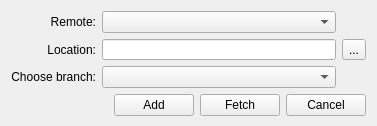
<?xml version="1.0" encoding="UTF-8"?>
<ui version="4.0">
 <class>Form</class>
 <widget class="QWidget" name="Form">
  <property name="geometry">
   <rect>
    <x>0</x>
    <y>0</y>
    <width>375</width>
    <height>126</height>
   </rect>
  </property>
  <property name="minimumSize">
   <size>
    <width>0</width>
    <height>126</height>
   </size>
  </property>
  <property name="maximumSize">
   <size>
    <width>16777215</width>
    <height>126</height>
   </size>
  </property>
  <property name="windowTitle">
   <string>Form</string>
  </property>
  <layout class="QGridLayout" name="gridLayout" columnstretch="0,0,10,0,0,0,0">
   <item row="0" column="0">
    <widget class="QLabel" name="remoteLabel">
     <property name="text">
      <string>Remote:</string>
     </property>
     <property name="alignment">
      <set>Qt::AlignRight|Qt::AlignTrailing|Qt::AlignVCenter</set>
     </property>
    </widget>
   </item>
   <item row="0" column="1" colspan="5">
    <widget class="QComboBox" name="remoteComboBox"/>
   </item>
   <item row="1" column="0">
    <widget class="QLabel" name="locationLabel">
     <property name="text">
      <string>Location:</string>
     </property>
     <property name="alignment">
      <set>Qt::AlignRight|Qt::AlignTrailing|Qt::AlignVCenter</set>
     </property>
    </widget>
   </item>
   <item row="1" column="1" colspan="5">
    <widget class="QLineEdit" name="locationLineEdit"/>
   </item>
   <item row="1" column="6">
    <widget class="QToolButton" name="locationDialogButton">
     <property name="text">
      <string>...</string>
     </property>
    </widget>
   </item>
   <item row="2" column="0">
    <widget class="QLabel" name="branchLabel">
     <property name="text">
      <string>Choose branch:</string>
     </property>
     <property name="alignment">
      <set>Qt::AlignRight|Qt::AlignTrailing|Qt::AlignVCenter</set>
     </property>
    </widget>
   </item>
   <item row="2" column="1" colspan="5">
    <widget class="QComboBox" name="branchComboBox"/>
   </item>
   <item row="4" column="3">
    <widget class="QPushButton" name="addButton">
     <property name="text">
      <string>Add</string>
     </property>
    </widget>
   </item>
   <item row="4" column="5" colspan="2">
    <widget class="QPushButton" name="cancelButton">
     <property name="text">
      <string>Cancel</string>
     </property>
    </widget>
   </item>
   <item row="4" column="0" colspan="3">
    <spacer name="horizontalSpacer_3">
     <property name="orientation">
      <enum>Qt::Horizontal</enum>
     </property>
     <property name="sizeHint" stdset="0">
      <size>
       <width>40</width>
       <height>20</height>
      </size>
     </property>
    </spacer>
   </item>
   <item row="3" column="5">
    <spacer name="verticalSpacer">
     <property name="orientation">
      <enum>Qt::Vertical</enum>
     </property>
     <property name="sizeHint" stdset="0">
      <size>
       <width>20</width>
       <height>40</height>
      </size>
     </property>
    </spacer>
   </item>
   <item row="4" column="4">
    <widget class="QPushButton" name="fetchButton">
     <property name="text">
      <string>Fetch</string>
     </property>
    </widget>
   </item>
  </layout>
 </widget>
 <resources/>
 <connections/>
</ui>
